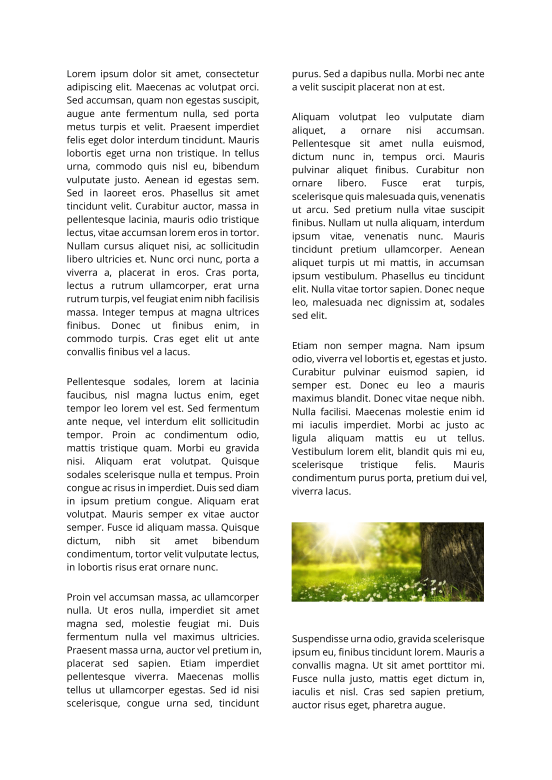
#> input picture paragraph_extraction/007.png, 1654 x 2339 px (shown at 1/3 size)
$ python 'test3 (old).py'
#> lines starting #> are read from the running program, lines starting #| are printed output that depends on the picture; after the words box and inside, x2 and y2 are one past the last pixel; in counts of white or black regions, pixels touching at a corner belong together

# -*- coding: utf-8 -*-
"""
Created on Sun Oct 22 14:20:02 2023

@author: mazym
"""

import cv2
from matplotlib import pyplot as pt
import numpy as np

#Removing table spanning all columns
def remove_table_1col(ncol):
    table_row = []
    horizontal_projection1 = np.sum(
        binarizedImage, axis=1)
    for row in range (horizontal_projection1.shape[0]):
        if horizontal_projection1[row] > 0.8 * ncol:
            table_row.append(row)
    if len(table_row) > 0:
        binarizedImage[table_row[0] : table_row[-1] + 1] = 0


def vertical_projection(binarizedImage):
    vertical_projection = np.sum(binarizedImage, axis=0)
    state = False
    first_pixel = []
    for column in range (vertical_projection.shape[0]):
        if state == False:
            if vertical_projection[column] >= 1:
                state = True
                first_pixel.append(column)

        if state == True:
            if vertical_projection[column] == 0:
                state = False
                first_pixel.append(column)
    return first_pixel


def horizontal_projection(binarizedImage, interchange_pixel, col):
    state = False
    first_pixel = []
    row_pixel = []

    # selected region = (2x-2, 2x-1)
    horizontal_projection_col = np.sum(binarizedImage[:, interchange_pixel[col * 2 - 2]: interchange_pixel[col * 2 - 1]], axis=1)
    for column in range(horizontal_projection_col.shape[0]):
        if state == False:
            if horizontal_projection_col[column] >= 1:
                state = True
                first_pixel.append(column)

        if state == True:
            if horizontal_projection_col[column] == 0:
                state = False
                first_pixel.append(column)

    # append the starting point into the row pixel
    row_pixel.append(first_pixel[0])
    difference = []
    for pixel_index in range(len(first_pixel) - 1):
        difference.append(first_pixel[pixel_index + 1] - first_pixel[pixel_index])
    for difference_index in range(len(difference)):
        if difference[difference_index] > 30 * 1.5 and difference[difference_index]< 100:
            row_pixel.append(first_pixel[difference_index])
            row_pixel.append(first_pixel[difference_index + 1])

    # append the ending point into the row pixel
    row_pixel.append(first_pixel[-1] + 1)

    return row_pixel

def horizontal_projection_image(binarizedImage, col):
    state = False
    first_pixel = []

    # selected region = (2x-2, 2x-1)
    horizontal_projection_col = np.sum(binarizedImage, axis=1)
    for column in range(horizontal_projection_col.shape[0]):
        if state == False:
            if horizontal_projection_col[column] >= 1:
                state = True
                first_pixel.append(column)

        if state == True:
            if horizontal_projection_col[column] == 0:
                state = False
                first_pixel.append(column)

    return first_pixel

def paragraph(row_pixel, col_pixel, col, n):
    #shift 10 to leave some borders
    paragraph_snap = first_img[row_pixel[n * 2 - 2]-10 : row_pixel[n * 2 - 1]+10,
                         col_pixel[col*2-2]-10 : col_pixel[col*2-1]+10 ]
    paragraph_snap = ignore_images(paragraph_snap, n)
    return paragraph_snap


def ignore_images(paragraph_snap, current_paragraph):
    img = paragraph_snap
    GaussianFilter= cv2.GaussianBlur(img, (7,7), 0, cv2.BORDER_DEFAULT)
    _, img= cv2.threshold(GaussianFilter, 200, 255, cv2.THRESH_BINARY)
    img[img == 0] = 1
    img[img == 255] = 0

    row_pixel_paragraph = horizontal_projection_image(img, 1)
    #check if there is only one row in the paragraph
    if len(row_pixel_paragraph) <= 2:
        current_paragraph+=1
        #recursion, check the next paragraph if it contains image
        return paragraph(row_pixel, col_pixel, chosen_col, current_paragraph)

    else:
        return paragraph_snap

## Main Code ##

# Read the first image
first_img = cv2.imread('007.png', 1)
#> first_img is the input picture: shape (2339, 1654, 3); mean B, G, R 233.4, 236.3, 236.2
first_img = cv2.cvtColor(first_img, cv2.COLOR_BGR2GRAY)
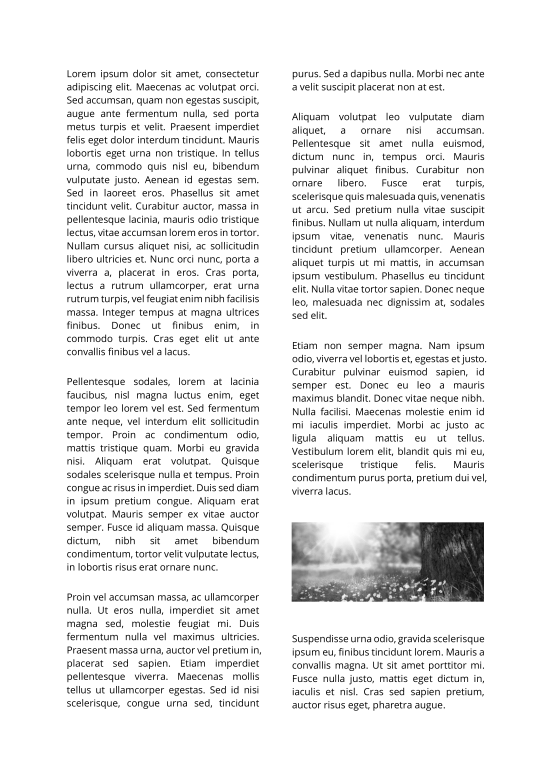
#> first_img: shape (2339, 1654) (shown at 1/3 size); min 0, max 255, mean 236
[nrow, ncol] = first_img.shape
#> nrow = 2339; ncol = 1654

GaussianFilter= cv2.GaussianBlur(first_img, (7,7), 0, cv2.BORDER_DEFAULT)

hist = cv2.calcHist([GaussianFilter], [0], None, [256], [0,256])
#> hist = 256 values, max 2828478 at index 255, min 0 at index 0, mean 15112.1

_, binarizedImage = cv2.threshold(GaussianFilter, 200, 255, cv2.THRESH_BINARY)
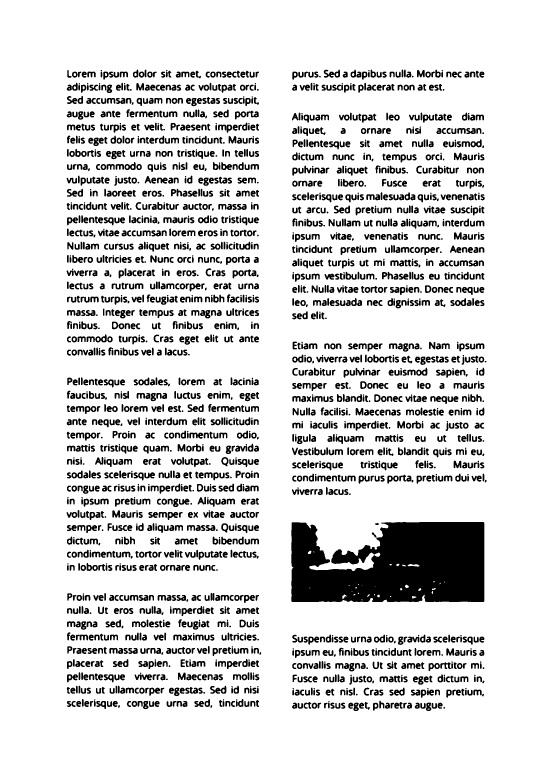
#> binarizedImage: shape (2339, 1654) (shown at 1/3 size); 85.8% white; 2630 black regions (185 under 20 px), largest, box (x1, y1, x2, y2) and area: (874, 1566, 1453, 1806) 115704, (971, 209, 1020, 233) 631, (630, 2057, 679, 2081) 627

#white is 0, black is 1
binarizedImage[binarizedImage == 0] = 1
binarizedImage[binarizedImage == 255] = 0
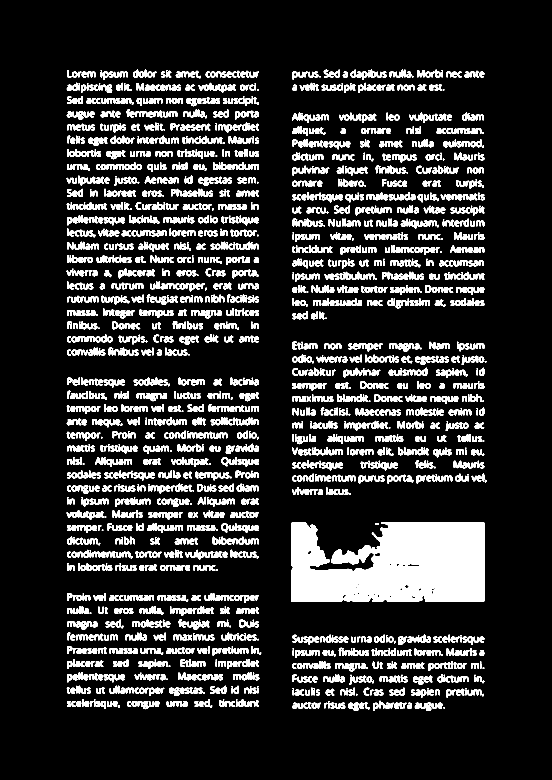
#> binarizedImage: shape (2339, 1654) (shown at 1/3 size); values 0 (black) and 1 (white), 14.2% white; 2630 white regions (185 under 20 px), largest, box (x1, y1, x2, y2) and area: (874, 1566, 1453, 1806) 115704, (971, 209, 1020, 233) 631, (630, 2057, 679, 2081) 627

remove_table_1col(ncol)
#> in remove_table_1col, `horizontal_projection1 = np.sum( binarizedImage, axis=1)`: horizontal_projection1 = 2339 values, max 940 at index 1788, min 0 at index 0, mean 234.2
#> after the loop in remove_table_1col, `for row in range (horizontal_projection1.shape[0]):`: table_row = []
col_pixel = vertical_projection(binarizedImage)
#> in vertical_projection, `vertical_projection = np.sum(binarizedImage, axis=0)`: vertical_projection = 1654 values, max 883 at index 880, min 0 at index 0, mean 331.3
#> after the loop in vertical_projection, `for column in range (vertical_projection.shape[0]):`: first_pixel = [200, 784, 874, 1460]; state = False
#> col_pixel = [200, 784, 874, 1460]

#Change the paragraph wanted here
chosen_paragraph = 4
#Change the column wanted here
chosen_col = 2

row_pixel = horizontal_projection(binarizedImage, col_pixel, chosen_col)
#> in horizontal_projection, `horizontal_projection_col = np.sum(binarizedImage[:, interchange_pixel..`: horizontal_projection_col = 2339 values, max 578 at index 1713, min 0 at index 0, mean 128.1
#> after the loop in horizontal_projection, `for column in range(horizontal_projection_col.shape[0]):`: first_pixel = 74 values from 209 to 2133; state = False
#> the loop in horizontal_projection, `for pixel_index in range(len(first_pixel) - 1):` made 73 passes
#> after the loop in horizontal_projection, `for pixel_index in range(len(first_pixel) - 1):`: difference = 73 values, max 240 at index 60, min 8 at index 39, mean 26.36
#> the loop in horizontal_projection, `for difference_index in range(len(difference)):` made 73 passes
#> after the loop in horizontal_projection, `for difference_index in range(len(difference)):`: row_pixel = [209, 278, 338, 958, 1025, 1485, 1566, 1806, 1904]
#> row_pixel = [209, 278, 338, 958, 1025, 1485, 1566, 1806, 1904, 2134]
paragraph_snap= paragraph(row_pixel, col_pixel, chosen_col, chosen_paragraph)
#> in ignore_images, `GaussianFilter= cv2.GaussianBlur(img, (7,7), 0, cv2.BORDER_DEFAULT)`:
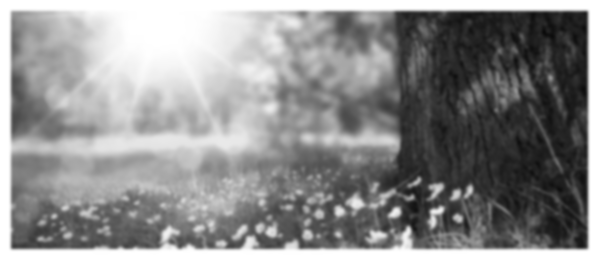
#> GaussianFilter: shape (260, 606); min 11, max 255, mean 142.8
#> in ignore_images, `_, img= cv2.threshold(GaussianFilter, 200, 255, cv2.THRESH_BINARY)`:
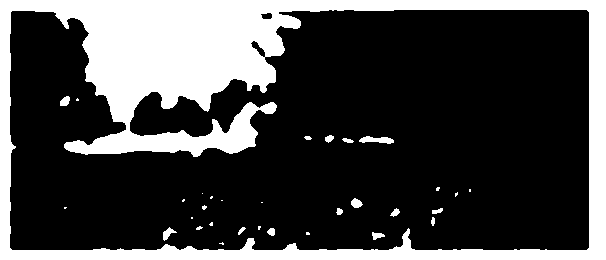
#> img: shape (260, 606); 26.5% white; 32 white regions (17 under 20 px), largest, box (x1, y1, x2, y2) and area: (0, 0, 606, 260) 40831, (359, 136, 394, 144) 176, (163, 227, 177, 241) 87
#> in horizontal_projection_image, `horizontal_projection_col = np.sum(binarizedImage, axis=1)`: horizontal_projection_col = 260 values, max 578 at index 157, min 0 at index 0, mean 445.2
#> after the loop in horizontal_projection_image, `for column in range(horizontal_projection_col.shape[0]):`: first_pixel = [10, 250]; state = False
#> in ignore_images, `row_pixel_paragraph = horizontal_projection_image(img, 1)`: row_pixel_paragraph = [10, 250]
#> call 2 of ignore_images, with current_paragraph = 5
#> in ignore_images (call 2), `GaussianFilter= cv2.GaussianBlur(img, (7,7), 0, cv2.BORDER_DEFAULT)`:
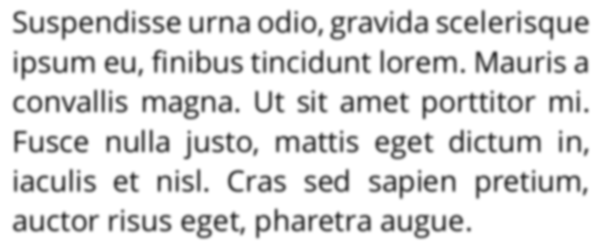
#> GaussianFilter: shape (250, 606); min 54, max 255, mean 227
#> in ignore_images (call 2), `_, img= cv2.threshold(GaussianFilter, 200, 255, cv2.THRESH_BINARY)`:
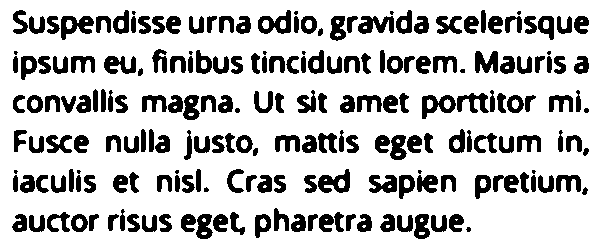
#> img: shape (250, 606); 78.4% white; 204 black regions (17 under 20 px), largest, box (x1, y1, x2, y2) and area: (61, 16, 94, 40) 436, (318, 169, 350, 193) 429, (258, 10, 291, 34) 421
#> in ignore_images (call 2), `row_pixel_paragraph = horizontal_projection_image(img, 1)`: row_pixel_paragraph = [10, 41, 49, 80, 89, 120, 129, 160, 169, 199, 208, 239]

cv2.imshow('test', paragraph_snap)
cv2.waitKey()
cv2.destroyAllWindows()

$ run again, with paragraph_extraction/003.png copied over paragraph_extraction/007.png
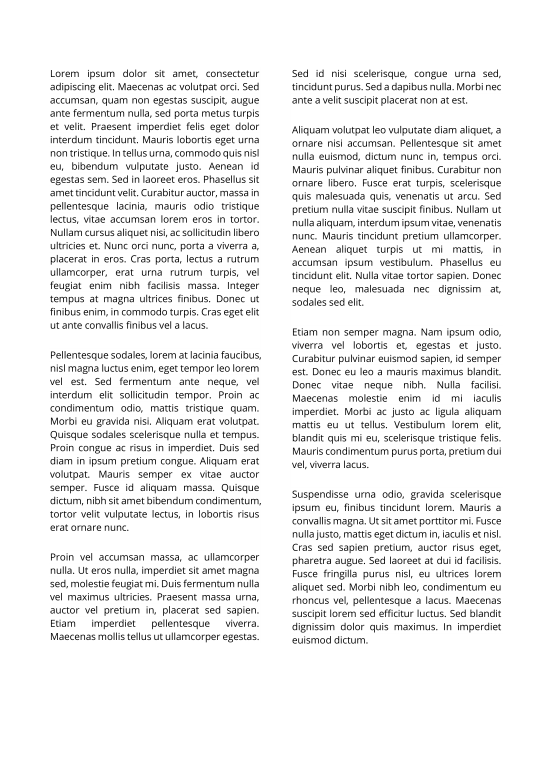
#> input picture paragraph_extraction/003.png, 1654 x 2339 px (shown at 1/3 size)
#> first_img is the input picture: shape (2339, 1654, 3); min 0, max 255, mean 239.1
#> first_img: shape (2339, 1654)
#> hist = 256 values, max 2842572 at index 255, min 0 at index 0, mean 15112.1
#> `binarizedImage[binarizedImage == 255] = 0`:
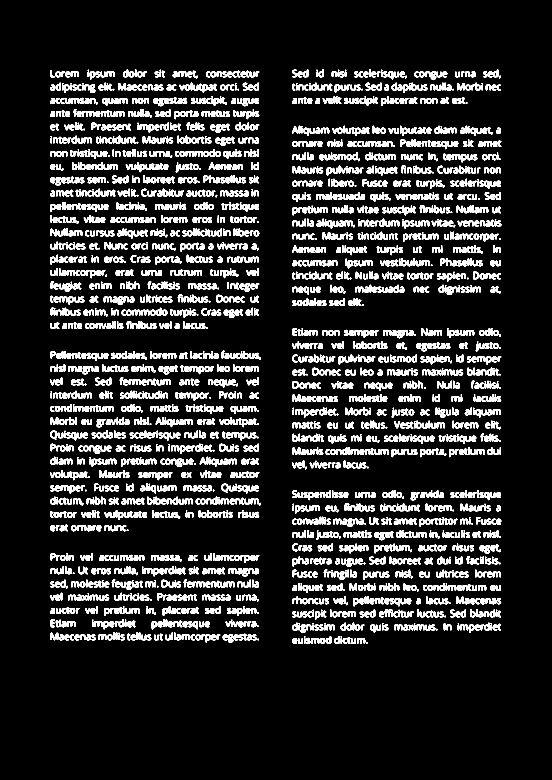
#> binarizedImage: shape (2339, 1654) (shown at 1/3 size); values 0 (black) and 1 (white), 12.2% white; 2934 white regions (341 under 20 px), largest, box (x1, y1, x2, y2) and area: (523, 331, 579, 358) 647, (728, 248, 777, 272) 638, (336, 526, 385, 550) 638
#> horizontal_projection1 = 2339 values, max 853 at index 1072, min 0 at index 0, mean 202.2
#> after the loop in remove_table_1col, `for row in range (horizontal_projection1.shape[0]):`: table_row = []
#> vertical_projection = 1654 values, max 743 at index 154, min 0 at index 0, mean 286
#> after the loop in vertical_projection, `for column in range (vertical_projection.shape[0]):`: first_pixel = [150, 783, 876, 1504]; state = False
#> col_pixel = [150, 783, 876, 1504]
#> in horizontal_projection, `horizontal_projection_col = np.sum(binarizedImage[:, interchange_pixel..`: horizontal_projection_col = 2339 values, max 445 at index 1350, min 0 at index 0, mean 98.1
#> after the loop in horizontal_projection, `for column in range(horizontal_projection_col.shape[0]):`: first_pixel = 80 values from 208 to 1932; state = False
#> the loop in horizontal_projection, `for pixel_index in range(len(first_pixel) - 1):` made 79 passes
#> after the loop in horizontal_projection, `for pixel_index in range(len(first_pixel) - 1):`: difference = 79 values, max 66 at index 33, min 8 at index 35, mean 21.82
#> the loop in horizontal_projection, `for difference_index in range(len(difference)):` made 79 passes
#> after the loop in horizontal_projection, `for difference_index in range(len(difference)):`: row_pixel = [208, 318, 377, 918, 984, 1408, 1470]
#> `row_pixel = horizontal_projection(binarizedImage, col_pixel, chosen_col)`: row_pixel = [208, 318, 377, 918, 984, 1408, 1470, 1933]
#> in ignore_images, `_, img= cv2.threshold(GaussianFilter, 200, 255, cv2.THRESH_BINARY)`:
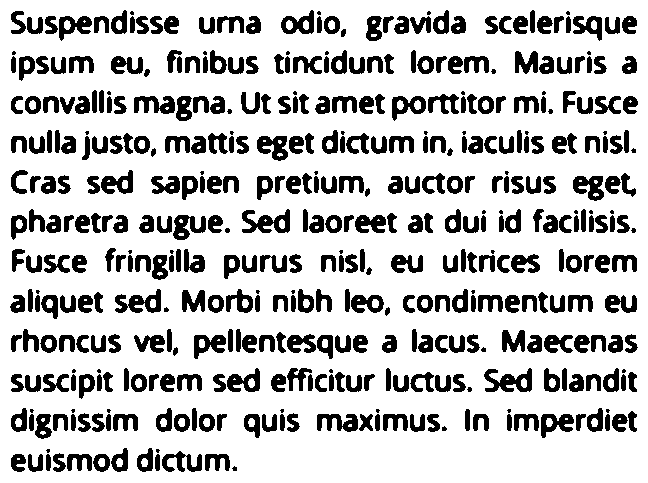
#> img: shape (483, 648); 77.5% white; 444 black regions (59 under 20 px), largest, box (x1, y1, x2, y2) and area: (484, 368, 532, 392) 629, (242, 209, 290, 233) 624, (115, 289, 161, 313) 578
#> in horizontal_projection_image, `horizontal_projection_col = np.sum(binarizedImage, axis=1)`: horizontal_projection_col = 483 values, max 439 at index 99, min 0 at index 0, mean 145.5
#> after the loop in horizontal_projection_image, `for column in range(horizontal_projection_col.shape[0]):`: first_pixel = [10, 41, 50, 81, 90, 121, 130, 161, 170, 201, 209, 240, 248, 280, 289, 319, 329, 359, 368, 399, 408, 439, 448, 472]; state = False
#> row_pixel_paragraph has the same summary as first_pixel in horizontal_projection_image
